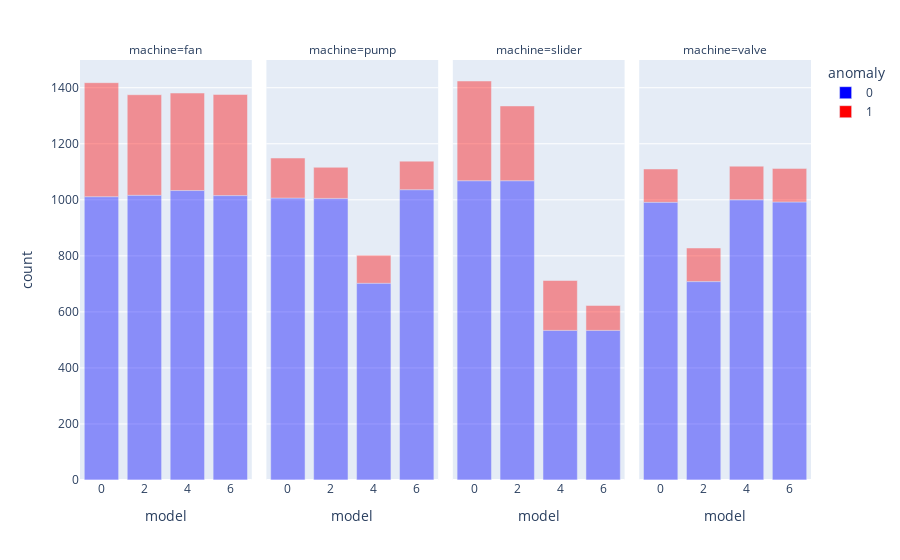

This figure's notebook cell:
### Code cell
# Plot number of normal and abnormal recordings for each machine and model
df_plot = df.copy()
df_plot['model'] = df_plot['model'].astype(str)
df_plot['anomaly'] = df_plot['anomaly'].astype(str)
fig = px.bar(df_plot.groupby(['machine', 'model', 'anomaly'])['file_name'].count().reset_index(name='count'),
            x='model', y='count', color='anomaly',
            color_discrete_sequence=["blue", "red"],
            opacity = 0.4,
            facet_col='machine')
fig.write_image('normal_abnormal_ratio.png')
fig.show()

### Figure 1 — Plotly figure (JSON) as saved in the notebook; plotly's stock layout.template omitted (floating-point values rounded to 4 significant figures)
{"data": [{"alignmentgroup": "True", "hovertemplate": "anomaly=0<br>machine=fan<br>model=%{x}<br>count=%{y}<extra></extra>", "legendgroup": "0", "marker": {"color": "blue", "opacity": 0.4, "pattern": {"shape": ""}}, "name": "0", "offsetgroup": "0", "orientation": "v", "showlegend": true, "textposition": "auto", "type": "bar", "x": ["0", "2", "4", "6"], "xaxis": "x", "y": [1011, 1016, 1033, 1015], "yaxis": "y"}, {"alignmentgroup": "True", "hovertemplate": "anomaly=0<br>machine=pump<br>model=%{x}<br>count=%{y}<extra></extra>", "legendgroup": "0", "marker": {"color": "blue", "opacity": 0.4, "pattern": {"shape": ""}}, "name": "0", "offsetgroup": "0", "orientation": "v", "showlegend": false, "textposition": "auto", "type": "bar", "x": ["0", "2", "4", "6"], "xaxis": "x2", "y": [1006, 1005, 702, 1036], "yaxis": "y2"}, {"alignmentgroup": "True", "hovertemplate": "anomaly=0<br>machine=slider<br>model=%{x}<br>count=%{y}<extra></extra>", "legendgroup": "0", "marker": {"color": "blue", "opacity": 0.4, "pattern": {"shape": ""}}, "name": "0", "offsetgroup": "0", "orientation": "v", "showlegend": false, "textposition": "auto", "type": "bar", "x": ["0", "2", "4", "6"], "xaxis": "x3", "y": [1068, 1068, 534, 534], "yaxis": "y3"}, {"alignmentgroup": "True", "hovertemplate": "anomaly=0<br>machine=valve<br>model=%{x}<br>count=%{y}<extra></extra>", "legendgroup": "0", "marker": {"color": "blue", "opacity": 0.4, "pattern": {"shape": ""}}, "name": "0", "offsetgroup": "0", "orientation": "v", "showlegend": false, "textposition": "auto", "type": "bar", "x": ["0", "2", "4", "6"], "xaxis": "x4", "y": [991, 708, 1000, 992], "yaxis": "y4"}, {"alignmentgroup": "True", "hovertemplate": "anomaly=1<br>machine=fan<br>model=%{x}<br>count=%{y}<extra></extra>", "legendgroup": "1", "marker": {"color": "red", "opacity": 0.4, "pattern": {"shape": ""}}, "name": "1", "offsetgroup": "1", "orientation": "v", "showlegend": true, "textposition": "auto", "type": "bar", "x": ["0", "2", "4", "6"], "xaxis": "x", "y": [407, 359, 348, 361], "yaxis": "y"}, {"alignmentgroup": "True", "hovertemplate": "anomaly=1<br>machine=pump<br>model=%{x}<br>count=%{y}<extra></extra>", "legendgroup": "1", "marker": {"color": "red", "opacity": 0.4, "pattern": {"shape": ""}}, "name": "1", "offsetgroup": "1", "orientation": "v", "showlegend": false, "textposition": "auto", "type": "bar", "x": ["0", "2", "4", "6"], "xaxis": "x2", "y": [143, 111, 100, 102], "yaxis": "y2"}, {"alignmentgroup": "True", "hovertemplate": "anomaly=1<br>machine=slider<br>model=%{x}<br>count=%{y}<extra></extra>", "legendgroup": "1", "marker": {"color": "red", "opacity": 0.4, "pattern": {"shape": ""}}, "name": "1", "offsetgroup": "1", "orientation": "v", "showlegend": false, "textposition": "auto", "type": "bar", "x": ["0", "2", "4", "6"], "xaxis": "x3", "y": [356, 267, 178, 89], "yaxis": "y3"}, {"alignmentgroup": "True", "hovertemplate": "anomaly=1<br>machine=valve<br>model=%{x}<br>count=%{y}<extra></extra>", "legendgroup": "1", "marker": {"color": "red", "opacity": 0.4, "pattern": {"shape": ""}}, "name": "1", "offsetgroup": "1", "orientation": "v", "showlegend": false, "textposition": "auto", "type": "bar", "x": ["0", "2", "4", "6"], "xaxis": "x4", "y": [119, 120, 120, 120], "yaxis": "y4"}], "layout": {"annotations": [{"font": {}, "showarrow": false, "text": "machine=fan", "x": 0.1175, "xanchor": "center", "xref": "paper", "y": 1, "yanchor": "bottom", "yref": "paper"}, {"font": {}, "showarrow": false, "text": "machine=pump", "x": 0.3725, "xanchor": "center", "xref": "paper", "y": 1, "yanchor": "bottom", "yref": "paper"}, {"font": {}, "showarrow": false, "text": "machine=slider", "x": 0.6275, "xanchor": "center", "xref": "paper", "y": 1, "yanchor": "bottom", "yref": "paper"}, {"font": {}, "showarrow": false, "text": "machine=valve", "x": 0.8825, "xanchor": "center", "xref": "paper", "y": 1, "yanchor": "bottom", "yref": "paper"}], "barmode": "relative", "legend": {"title": {"text": "anomaly"}, "tracegroupgap": 0}, "margin": {"t": 60}, "xaxis": {"anchor": "y", "domain": [0, 0.235], "title": {"text": "model"}}, "xaxis2": {"anchor": "y2", "domain": [0.255, 0.49], "matches": "x", "title": {"text": "model"}}, "xaxis3": {"anchor": "y3", "domain": [0.51, 0.745], "matches": "x", "title": {"text": "model"}}, "xaxis4": {"anchor": "y4", "domain": [0.765, 1.0], "matches": "x", "title": {"text": "model"}}, "yaxis": {"anchor": "x", "domain": [0, 1], "title": {"text": "count"}}, "yaxis2": {"anchor": "x2", "domain": [0, 1], "matches": "y", "showticklabels": false}, "yaxis3": {"anchor": "x3", "domain": [0, 1], "matches": "y", "showticklabels": false}, "yaxis4": {"anchor": "x4", "domain": [0, 1], "matches": "y", "showticklabels": false}}}
